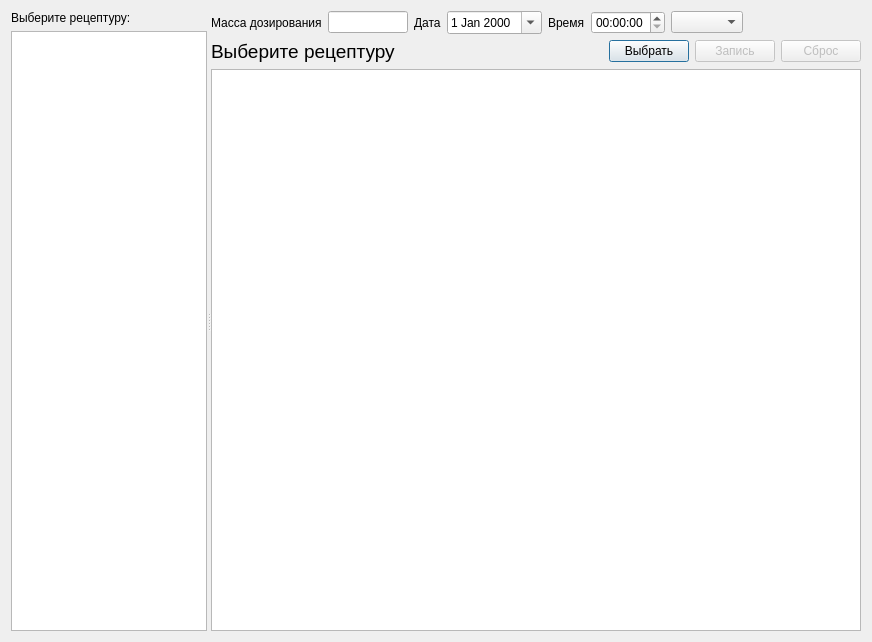
<?xml version="1.0" encoding="UTF-8"?>
<ui version="4.0">
 <class>DialogNew</class>
 <widget class="QDialog" name="DialogNew">
  <property name="geometry">
   <rect>
    <x>0</x>
    <y>0</y>
    <width>872</width>
    <height>642</height>
   </rect>
  </property>
  <property name="windowTitle">
   <string>Добавить дозировку в ручном режиме</string>
  </property>
  <layout class="QVBoxLayout" name="verticalLayout_3">
   <item>
    <widget class="QSplitter" name="splitter">
     <property name="orientation">
      <enum>Qt::Orientation::Horizontal</enum>
     </property>
     <widget class="QWidget" name="layoutWidget">
      <layout class="QVBoxLayout" name="verticalLayout_2">
       <item>
        <widget class="QLabel" name="label">
         <property name="text">
          <string>Выберите рецептуру:</string>
         </property>
        </widget>
       </item>
       <item>
        <widget class="RestTableView" name="tableViewRcp">
         <property name="editTriggers">
          <set>QAbstractItemView::EditTrigger::NoEditTriggers</set>
         </property>
         <property name="selectionMode">
          <enum>QAbstractItemView::SelectionMode::SingleSelection</enum>
         </property>
         <property name="selectionBehavior">
          <enum>QAbstractItemView::SelectionBehavior::SelectRows</enum>
         </property>
         <attribute name="verticalHeaderVisible">
          <bool>false</bool>
         </attribute>
        </widget>
       </item>
      </layout>
     </widget>
     <widget class="QWidget" name="layoutWidget_2">
      <layout class="QVBoxLayout" name="verticalLayout">
       <item>
        <layout class="QHBoxLayout" name="horizontalLayout">
         <item>
          <widget class="QLabel" name="label_2">
           <property name="text">
            <string>Масса дозирования</string>
           </property>
          </widget>
         </item>
         <item>
          <widget class="QLineEdit" name="lineEditMas">
           <property name="maximumSize">
            <size>
             <width>80</width>
             <height>16777215</height>
            </size>
           </property>
          </widget>
         </item>
         <item>
          <widget class="QLabel" name="label_3">
           <property name="text">
            <string>Дата</string>
           </property>
          </widget>
         </item>
         <item>
          <widget class="QDateEdit" name="dateEdit">
           <property name="calendarPopup">
            <bool>true</bool>
           </property>
          </widget>
         </item>
         <item>
          <widget class="QLabel" name="label_4">
           <property name="text">
            <string>Время</string>
           </property>
          </widget>
         </item>
         <item>
          <widget class="QTimeEdit" name="timeEdit"/>
         </item>
         <item>
          <widget class="RestComboBox" name="comboBoxCex"/>
         </item>
         <item>
          <spacer name="horizontalSpacer">
           <property name="orientation">
            <enum>Qt::Orientation::Horizontal</enum>
           </property>
           <property name="sizeHint" stdset="0">
            <size>
             <width>40</width>
             <height>20</height>
            </size>
           </property>
          </spacer>
         </item>
        </layout>
       </item>
       <item>
        <layout class="QHBoxLayout" name="horizontalLayout_2">
         <item>
          <widget class="QLabel" name="labelRcp">
           <property name="font">
            <font>
             <pointsize>14</pointsize>
            </font>
           </property>
           <property name="text">
            <string>Выберите рецептуру</string>
           </property>
          </widget>
         </item>
         <item>
          <spacer name="horizontalSpacer_2">
           <property name="orientation">
            <enum>Qt::Orientation::Horizontal</enum>
           </property>
           <property name="sizeHint" stdset="0">
            <size>
             <width>40</width>
             <height>20</height>
            </size>
           </property>
          </spacer>
         </item>
         <item>
          <widget class="QPushButton" name="pushButtonSelect">
           <property name="text">
            <string>Выбрать</string>
           </property>
          </widget>
         </item>
         <item>
          <widget class="QPushButton" name="pushButtonWrite">
           <property name="enabled">
            <bool>false</bool>
           </property>
           <property name="text">
            <string>Запись</string>
           </property>
          </widget>
         </item>
         <item>
          <widget class="QPushButton" name="pushButtonEsc">
           <property name="enabled">
            <bool>false</bool>
           </property>
           <property name="text">
            <string>Сброс</string>
           </property>
          </widget>
         </item>
        </layout>
       </item>
       <item>
        <widget class="RestTableView" name="tableViewCont">
         <property name="minimumSize">
          <size>
           <width>650</width>
           <height>0</height>
          </size>
         </property>
        </widget>
       </item>
      </layout>
     </widget>
    </widget>
   </item>
  </layout>
 </widget>
 <customwidgets>
  <customwidget>
   <class>RestTableView</class>
   <extends>QTableView</extends>
   <header>rest/resttableview.h</header>
  </customwidget>
  <customwidget>
   <class>RestComboBox</class>
   <extends>QComboBox</extends>
   <header>rest/restcombobox.h</header>
  </customwidget>
 </customwidgets>
 <resources/>
 <connections/>
</ui>
